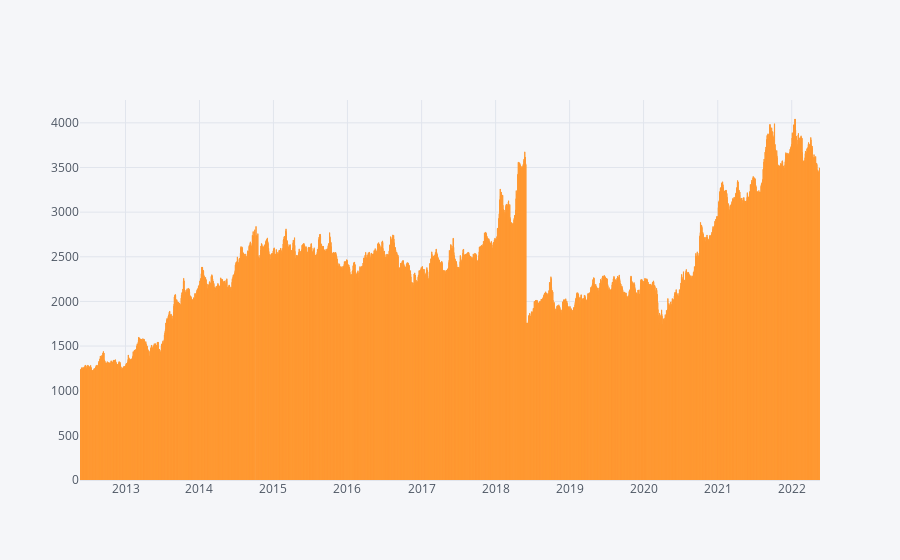

This figure's notebook cell:
### Code cell
df_high=pd.DataFrame()
df_high["TCS"]=df.High
# TCS high prices

# Making Date as a Index 
df_high["Date"]=df.Date
df_high=df_high.set_index("Date")
df_high.iplot(kind="bar")

### Figure 1 — Plotly figure (JSON) as saved in the notebook; plotly's stock layout.template omitted (floating-point values rounded to 4 significant figures; data arrays with more than 128 entries replaced by an {"elided": "..."} marker saying what was removed)
{"data": [{"marker": {"color": "rgba(255, 153, 51, 0.6)", "line": {"color": "rgba(255, 153, 51, 1.0)", "width": 1}}, "name": "TCS", "orientation": "v", "text": "", "type": "bar", "x": {"elided": "2475 str values"}, "y": {"elided": "2475 float values"}}], "layout": {"legend": {"bgcolor": "#F5F6F9", "font": {"color": "#4D5663"}}, "paper_bgcolor": "#F5F6F9", "plot_bgcolor": "#F5F6F9", "title": {"font": {"color": "#4D5663"}}, "xaxis": {"gridcolor": "#E1E5ED", "showgrid": true, "tickfont": {"color": "#4D5663"}, "title": {"font": {"color": "#4D5663"}, "text": ""}, "zerolinecolor": "#E1E5ED"}, "yaxis": {"gridcolor": "#E1E5ED", "showgrid": true, "tickfont": {"color": "#4D5663"}, "title": {"font": {"color": "#4D5663"}, "text": ""}, "zerolinecolor": "#E1E5ED"}}}
